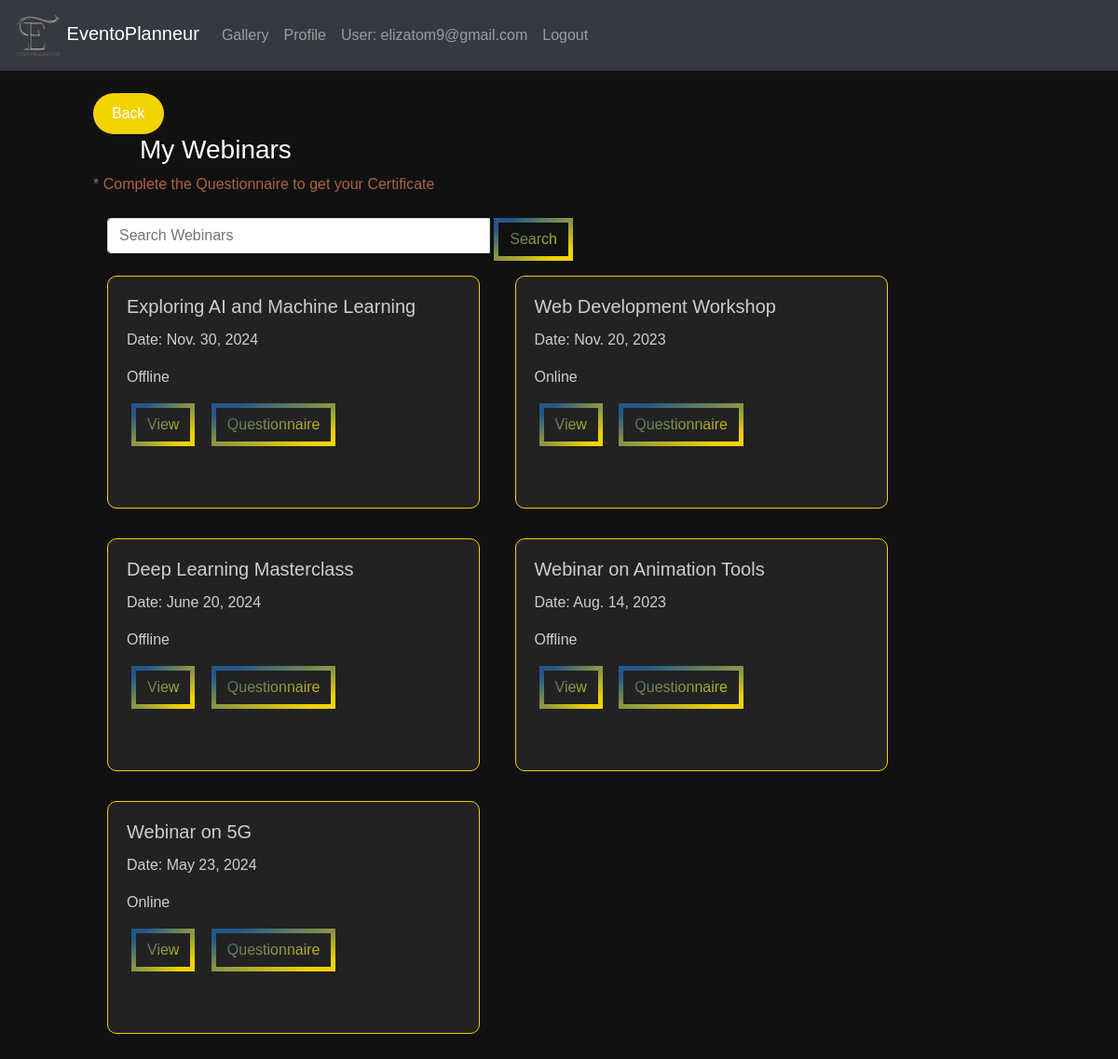
/past_webinars/ (signed in), run on an earlier commit of the app's database.
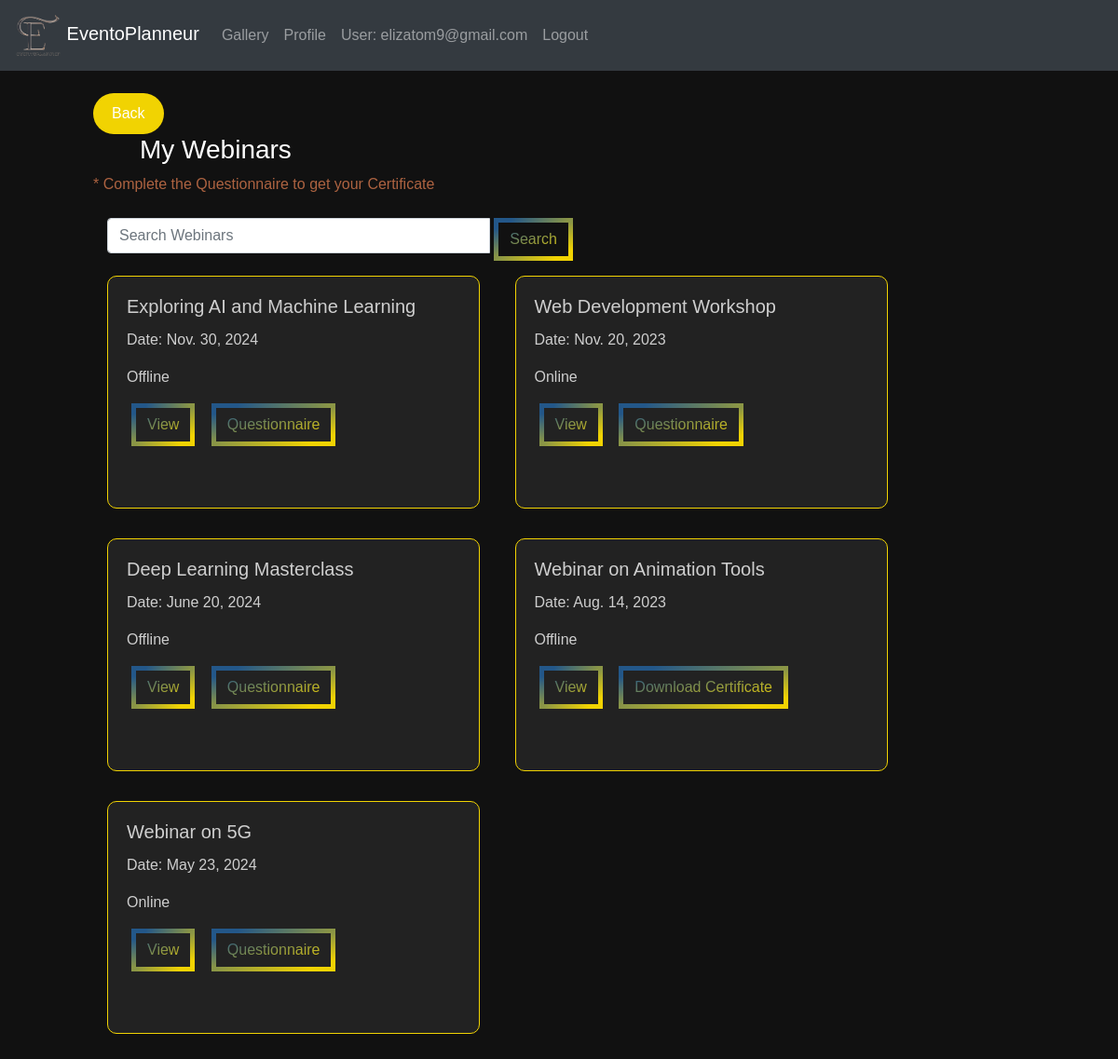
And on a later commit of the database.
### eventapp/models.py (models this page shows, shortened)
class WebinarRegistration(models.Model):
    certificate_status=models.IntegerField(default=0,null=True,blank=True)
    user = models.ForeignKey(Attendee, on_delete=models.CASCADE)
    webinar = models.ForeignKey(Webinar, on_delete=models.CASCADE)

class Webinar(models.Model):
    EVENT_TYPE_CHOICES = [
    ('Online', 'Online'),
    ('Offline', 'Offline'),
]
    id = models.AutoField(primary_key=True)
    title = models.CharField(max_length=100)
    event_type = models.CharField(max_length=10, choices=EVENT_TYPE_CHOICES, default='offline')
    description = models.TextField()
    date = models.DateField(default=None, blank=True, null=True)
    start_time = models.TimeField(blank=True, null=True)
    end_time = models.TimeField(blank=True, null=True)
    location = models.CharField(max_length=200, blank=True, null=True)
    poster = models.URLField(blank=True, null=True)
    organizer_name = models.CharField(max_length=100)
    deadline = models.DateField(default=None, blank=True, null=True)
    fee = models.DecimalField(max_digits=10, decimal_places=2, blank=True, null=True)
    speakers = models.ManyToManyField(Speaker, blank=True)
    org_user=models.ForeignKey(CustomUser, on_delete=models.CASCADE,null=True,blank=True)
    livestream = models.URLField(blank=True, null=True)
    phone_number = models.CharField(max_length=15)
    max_participants = models.PositiveIntegerField(null=True,default=50)
    status = models.IntegerField(default=1,null=True,blank=True)

### eventapp/views.py (the view)
# urls.py: path('past_webinars/', views.past_webinars, name='past_webinars'),
@login_required
def past_webinars(request):
    attendee = request.user
    current_date = timezone.now().date()
    user = Attendee.objects.get(email=attendee.email)
    upcoming_webinars = WebinarRegistration.objects.filter(user=user, webinar__date__lt=current_date)
    context = {
        'upcoming_webinars': upcoming_webinars
    }
    return render(request, 'past_webinars.html', context)

### templates/past_webinars.html (shortened to what this page needs)
{% load static %}
<!DOCTYPE html>
<html lang="en">
<head>
  <link rel="stylesheet" href="https://maxcdn.bootstrapcdn.com/bootstrap/4.5.2/css/bootstrap.min.css">
  <link rel="stylesheet"type="text/css" href="{% static 'css/webinar.css' %}">
</head>
<body>
  <nav class="navbar navbar-expand-md bg-dark navbar-dark">
    <div class="containers">
      <a class="navbar-brand" href="{% url 'eventapp:attendeehome' %}">
        <img src="{% static 'images/Eventoplanneur.png' %}" alt="Logo" width="50"> EventoPlanneur
      </a>
      <div class="collapse navbar-collapse" id="navbarCollapse">
        <ul class="navbar-nav ml-auto">
          <li class="nav-item"><a class="nav-link" href="{% url 'eventapp:gallery' %}">Gallery</a></li>
          <li class="nav-item"><a class="nav-link" href="{% url 'eventapp:attendee_profile' %}">Profile</a></li>
          <li class="nav-item">
            {% if user.is_authenticated %}
            <a class="nav-link" >User: {{ user.email }}</a>
            <li class="nav-item"><a href="{% url 'eventapp:logout' %}" class="nav-link">Logout</a></li>
            {% endif %}
          </li>
        </ul>
      </div>
    </div>
  </nav>
  <div style="margin-left:100px;margin-right:225px" ><br>
    <a class="btn2" onclick="goBack()" style="background-color: #F1D302; /* Yellow */
    border: none;
    color: white;
    padding: 10px 20px;
    text-align: center;
    text-decoration: none;
    display: inline-block;
    font-size: 16px;
    cursor: pointer;
    border-radius: 40px;">
    Back
</a>
    <h3 style="margin-left:50px;color:white">My Webinars</h3>
    <p>* Complete the Questionnaire to get your Certificate</p>
    <div class="container mx-auto mt-4" >
      <div class="row">
        <div class="col-md-12 mb-3">
          <form method="GET" action="{% url 'eventapp:events' %}">
              <div class="input-group">
                  <input type="text" class="form-control" name="search" placeholder="Search Webinars">
                  <div class="input-group-append">
                      <button class="btn btn-outline-secondary" type="submit"> Search</button>
                  </div>
              </div>
          </form>
      </div>
{% for registration in upcoming_webinars %}
<div class="col-md-6">
    <div class="card" style="width: 25rem;">
      <div class="card-body">
        <h5 class="card-title">{{ registration.webinar.title }}</h5>
        <p class="card-text">Date: {{ registration.webinar.date }}</p>
        <p class="card-text">{{ registration.webinar.event_type }}</p>
        <a class="btn mr-2" href="{% url 'view_webinar' registration.webinar.id %}">View</a>
        {% if registration.certificate_status == 1 %}
    <a class="btn mr-2" href="{% url 'generate_certificate' registration.webinar.id %}">Download Certificate</a>
    {% else %}
    <a class="btn mr-2" href="{% url 'response' registration.webinar.id %}">Questionnaire</a>
{% endif %}
      </div>
    </div>
</div>
{% endfor %}
      </div>
    </div>
  </div>
</body>
</html>

What changed in the data, as far as the page shows it:
changed WebinarRegistration "Webinar on Animation Tools": certificate_status "Questionnaire" → "Download Certificate"
